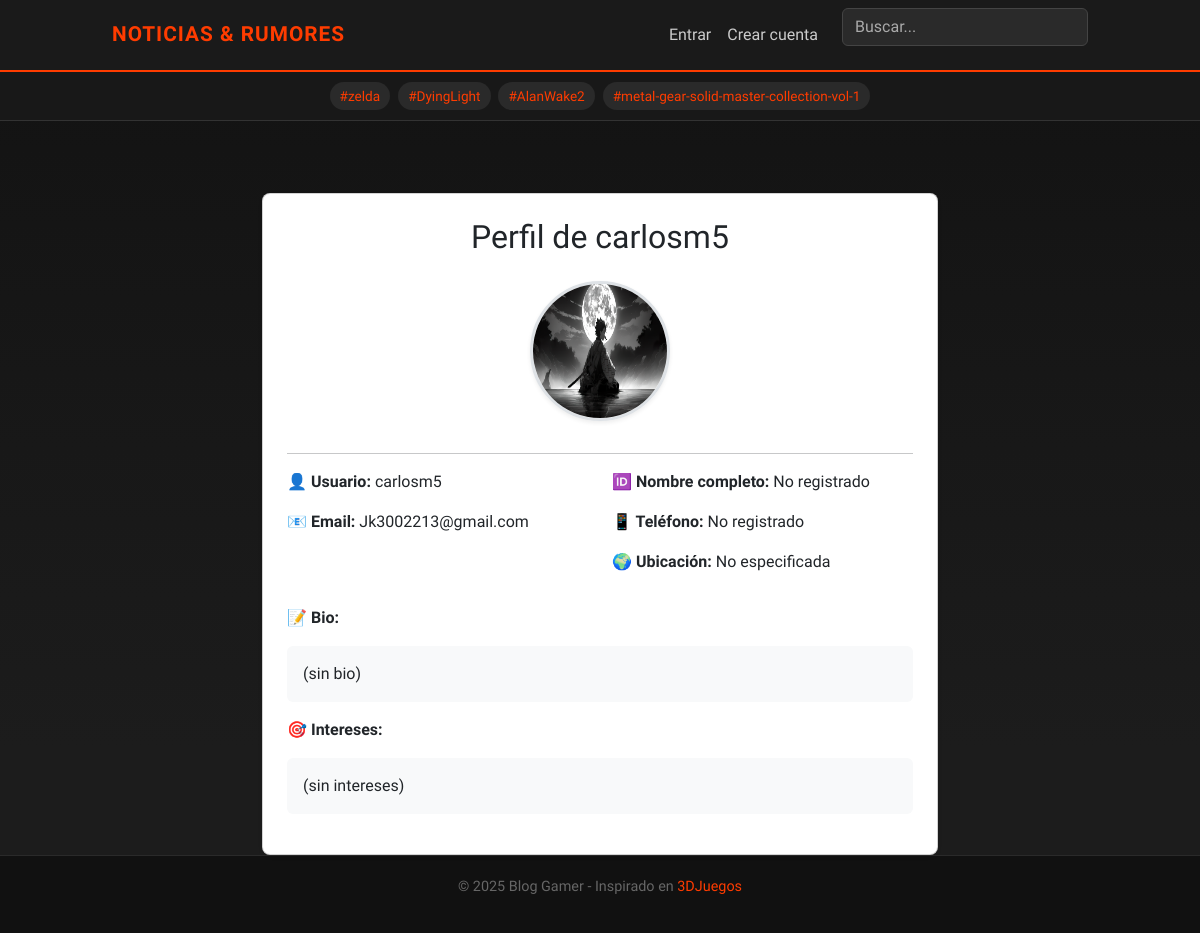
Screenshot of /perfil/carlosm5/ with the database file from the repository.
### blog/models.py (models this page shows, shortened)
class Profile(models.Model):
    user = models.OneToOneField(User, on_delete=models.CASCADE, related_name='profile')
    avatar = models.ImageField(upload_to='avatars/', blank=True, null=True)
    bio = models.TextField(blank=True, verbose_name="Biografía")
    name = models.CharField(
        max_length=100, blank=True, null=True,
        verbose_name="Nombre completo",
        help_text="Tu nombre real o el que quieras mostrar públicamente."
    )
    phone = models.CharField(
        max_length=20, blank=True, null=True,
        verbose_name="Teléfono",
        help_text="Número de contacto (opcional)."
    )
    location = models.CharField(
        max_length=100, blank=True, null=True,
        verbose_name="Ubicación",
        help_text="Ciudad o país donde te encuentras."
    )
    interests = models.CharField(
        max_length=255, blank=True, null=True,
        verbose_name="Intereses",
        help_text="Ej: Programación, Música, Deportes..."
    )

### blog/views.py (the view)
# urls.py: path("perfil/", views.profile_detail, name="profile"),  # perfil propio
def profile_detail(request, username=None):
    if username:
        profile_user = get_object_or_404(User, username=username)
    else:
        if not request.user.is_authenticated:
            return redirect("blog:login")
        profile_user = request.user
    return render(request, "profile/detail.html", {"profile_user": profile_user})

### blog/context_processors.py (called while the page is built)
def global_tags(request):
    return {"all_tags": Tag.objects.all()[:15]}  # mostramos solo 15

### blog/templates/profile/detail.html (shortened to what this page needs)
{% extends 'base.html' %}
{% block content %}
<div class="container mt-5" style="max-width: 700px;">
  <div class="card shadow-sm p-4 rounded-3">
    <div class="text-center">
      <h2 class="mb-4">Perfil de {{ profile_user.username }}</h2>
      {% if profile_user.profile.avatar %}
        <img src="{{ profile_user.profile.avatar.url }}" width="140" height="140"
             class="rounded-circle mb-3 border border-3 shadow-sm">
      {% else %}
        <img src="https://via.placeholder.com/140?text=Sin+Foto" width="140" height="140"
             class="rounded-circle mb-3 border border-3 shadow-sm" alt="Avatar por defecto">
      {% endif %}
    </div>
    <hr>
    <div class="row">
      <div class="col-md-6 mb-3">
        <p><strong>👤 Usuario:</strong> {{ profile_user.username }}</p>
        <p><strong>📧 Email:</strong> {{ profile_user.email }}</p>
      </div>
      <div class="col-md-6 mb-3">
        <p><strong>🆔 Nombre completo:</strong> {{ profile_user.profile.name|default:"No registrado" }}</p>
        <p><strong>📱 Teléfono:</strong> {{ profile_user.profile.phone|default:"No registrado" }}</p>
        <p><strong>🌍 Ubicación:</strong> {{ profile_user.profile.location|default:"No especificada" }}</p>
      </div>
    </div>
    <p><strong>📝 Bio:</strong></p>
    <p class="bg-light p-3 rounded">{{ profile_user.profile.bio|default:"(sin bio)" }}</p>
    <p><strong>🎯 Intereses:</strong></p>
    <p class="bg-light p-3 rounded text-dark">{{ profile_user.profile.interests|default:"(sin intereses)" }}</p>
  </div>
</div>
{% endblock %}

### blog/templates/base.html (shortened to what this page needs)
{% load static %}
<link rel="stylesheet" href="{% static 'css/style.css' %}">
<!doctype html>
<html lang="es">
<head>
  <link href="https://cdn.jsdelivr.net/npm/bootstrap@5.3.3/dist/css/bootstrap.min.css" rel="stylesheet">
</head>
<body>
<nav class="navbar navbar-expand-lg navbar-dark">
  <div class="container">
    <a class="navbar-brand" href="{% url 'blog:post_list' %}">Noticias & Rumores</a>
    <div class="collapse navbar-collapse" id="navbarNav">
      <ul class="navbar-nav ms-auto">
        {% if user.is_authenticated %}
          <li class="nav-item"><a class="nav-link" href="{% url 'blog:post_create' %}">Nuevo Post</a></li>
          <li class="nav-item">
            <a class="nav-link d-flex align-items-center" href="{% url 'blog:profile' %}">
              {% if user.profile.avatar %}
                <img src="{{ user.profile.avatar.url }}" alt="avatar" width="28" height="28" class="rounded-circle me-2">
              {% endif %}
              {{ user.username }}
            </a>
          </li>
          <li class="nav-item">
            <form method="post" action="{% url 'blog:logout' %}" style="display:inline;">
              {% csrf_token %}
              <button type="submit" class="nav-link btn btn-link p-0" style="color:#ccc; text-decoration:none;">
                Salir
              </button>
            </form>
          </li>
        {% else %}
          <li class="nav-item"><a class="nav-link" href="{% url 'blog:login' %}">Entrar</a></li>
          <li class="nav-item"><a class="nav-link" href="{% url 'blog:signup' %}">Crear cuenta</a></li>
        {% endif %}
      </ul>
      <form class="d-flex ms-3" method="get" action="{% url 'blog:search' %}">
        <input class="form-control" type="search" name="q" placeholder="Buscar...">
      </form>
    </div>
  </div>
</nav>
<div class="tags-bar text-center">
  {% for tag in all_tags %}
    <a href="{% url 'blog:post_by_tag' tag.slug %}">#{{ tag.name }}</a>
  {% empty %}
    <span class="text-muted">No hay tags todavía</span>
  {% endfor %}
</div>
<div class="container mt-4">
  {% block content %}{% endblock %}
</div>
<footer>
  <div class="container">
    <p>&copy; {{ year|default:2025 }} Blog Gamer - Inspirado en
      <a href="https://www.3djuegos.com/" target="_blank">3DJuegos</a>
    </p>
  </div>
</footer>
</body>
</html>

### blog/templates/base.html (style rules this page uses)
body { font-family: 'Rajdhani', sans-serif; background: linear-gradient(180deg, #121212, #1c1c1c 80%); color: #ddd; min-height: 100vh; display: flex; flex-direction: column; }
.navbar { background: #1a1a1a !important; border-bottom: 2px solid #ff3c00; }
.navbar-brand { font-weight: 700; font-size: 1.3rem; color: #ff3c00 !important; text-transform: uppercase; letter-spacing: 1px; }
.navbar-nav .nav-link { color: #ccc !important; transition: all .2s ease; }
.form-control { background: #2a2a2a; border: 1px solid #444; color: #fff; border-radius: 6px; }
.form-control::placeholder { color: #aaa; }
.container { flex: 1; max-width: 1000px; }
.tags-bar { background: #181818; border-bottom: 1px solid #333; padding: 8px 0; }
.tags-bar a { background: #2a2a2a; color: #ff3c00; font-size: 0.85rem; padding: 4px 10px; margin: 2px; border-radius: 20px; text-decoration: none; transition: 0.2s; display: inline-block; }
footer { background: #111; color: #666; padding: 20px 0; text-align: center; font-size: 0.9rem; border-top: 1px solid #2a2a2a; }
footer a { color: #ff3c00; text-decoration: none; }

### rows the page displays
Tag: name "zelda"
Tag: name "DyingLight"
Tag: name "AlanWake2"
Tag: name "metal-gear-solid-master-collection-vol-1"

### other values shown
{{ profile_user.username }} "carlosm5"
{{ profile_user.email }} "Jk3002213@gmail.com"
{{ profile_user.profile.name|default:"No registrado" }} "No registrado"
{{ profile_user.profile.phone|default:"No registrado" }} "No registrado"
{{ profile_user.profile.location|default:"No especificada" }} "No especificada"
{{ profile_user.profile.bio|default:"(sin bio)" }} "(sin bio)"
{{ profile_user.profile.interests|default:"(sin intereses)" }} "(sin intereses)"
{{ year|default:2025 }} "2025"
